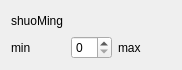
<?xml version="1.0" encoding="UTF-8"?>
<ui version="4.0">
 <class>IntRangeWidget</class>
 <widget class="QWidget" name="IntRangeWidget">
  <property name="geometry">
   <rect>
    <x>0</x>
    <y>0</y>
    <width>182</width>
    <height>70</height>
   </rect>
  </property>
  <property name="sizePolicy">
   <sizepolicy hsizetype="Preferred" vsizetype="Preferred">
    <horstretch>0</horstretch>
    <verstretch>0</verstretch>
   </sizepolicy>
  </property>
  <property name="maximumSize">
   <size>
    <width>263</width>
    <height>300</height>
   </size>
  </property>
  <property name="windowTitle">
   <string>GroupBox</string>
  </property>
  <layout class="QVBoxLayout" name="verticalLayout">
   <item>
    <widget class="QLabel" name="label_shuoMing">
     <property name="text">
      <string>shuoMing</string>
     </property>
     <property name="wordWrap">
      <bool>true</bool>
     </property>
    </widget>
   </item>
   <item>
    <layout class="QHBoxLayout" name="horizontalLayout">
     <item>
      <widget class="QLabel" name="label">
       <property name="text">
        <string>min</string>
       </property>
      </widget>
     </item>
     <item>
      <widget class="QLabel" name="label_xiaXian">
       <property name="text">
        <string/>
       </property>
      </widget>
     </item>
     <item>
      <widget class="QSpinBox" name="spinBox"/>
     </item>
     <item>
      <widget class="QLabel" name="label_2">
       <property name="text">
        <string>max</string>
       </property>
      </widget>
     </item>
     <item>
      <widget class="QLabel" name="label_shangXian">
       <property name="text">
        <string/>
       </property>
       <property name="alignment">
        <set>Qt::AlignRight|Qt::AlignTrailing|Qt::AlignVCenter</set>
       </property>
      </widget>
     </item>
    </layout>
   </item>
  </layout>
 </widget>
 <resources/>
 <connections/>
</ui>
